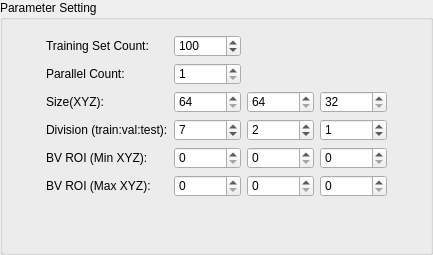
                         <widget class="QGroupBox" name="making_argument_groupBox">
                          <property name="styleSheet">
                           <string notr="true">QGroupBox#making_argument_groupBox
{
	border: 1px solid rgb(70,80,100);
	margin-top: 3.0ex;
}
QGroupBox#making_argument_groupBox::title
{
	subcontrol-origin:margin;
	left: 10px;
}</string>
                          </property>
                          <property name="title">
                           <string>Parameter Setting</string>
                          </property>
                          <layout class="QVBoxLayout" name="verticalLayout_16">
                           <property name="spacing">
                            <number>6</number>
                           </property>
                           <property name="leftMargin">
                            <number>3</number>
                           </property>
                           <property name="topMargin">
                            <number>15</number>
                           </property>
                           <property name="rightMargin">
                            <number>3</number>
                           </property>
                           <property name="bottomMargin">
                            <number>15</number>
                           </property>
                           <item>
                            <layout class="QGridLayout" name="gridLayout_4">
                             <property name="topMargin">
                              <number>0</number>
                             </property>
                             <property name="spacing">
                              <number>6</number>
                             </property>
                             <item row="4" column="4">
                              <widget class="QSpinBox" name="data_y_spinBox">
                               <property name="minimum">
                                <number>64</number>
                               </property>
                               <property name="maximum">
                                <number>300</number>
                               </property>
                              </widget>
                             </item>
                             <item row="4" column="5">
                              <widget class="QSpinBox" name="data_z_spinBox">
                               <property name="minimum">
                                <number>32</number>
                               </property>
                               <property name="maximum">
                                <number>300</number>
                               </property>
                              </widget>
                             </item>
                             <item row="2" column="3">
                              <widget class="QSpinBox" name="dataNums_spinBox">
                               <property name="minimum">
                                <number>20</number>
                               </property>
                               <property name="maximum">
                                <number>999999</number>
                               </property>
                               <property name="value">
                                <number>100</number>
                               </property>
                              </widget>
                             </item>
                             <item row="6" column="1">
                              <widget class="QLabel" name="label_38">
                               <property name="text">
                                <string>BV ROI (Min XYZ):</string>
                               </property>
                              </widget>
                             </item>
                             <item row="5" column="3">
                              <widget class="QDoubleSpinBox" name="train_ratio_doubleSpinBox">
                               <property name="decimals">
                                <number>0</number>
                               </property>
                               <property name="minimum">
                                <double>1.000000000000000</double>
                               </property>
                               <property name="maximum">
                                <double>999999.000000000000000</double>
                               </property>
                               <property name="singleStep">
                                <double>1.000000000000000</double>
                               </property>
                               <property name="value">
                                <double>7.000000000000000</double>
                               </property>
                              </widget>
                             </item>
                             <item row="3" column="1">
                              <widget class="QLabel" name="label_8">
                               <property name="text">
                                <string>Parallel Count:</string>
                               </property>
                              </widget>
                             </item>
                             <item row="3" column="3">
                              <widget class="QSpinBox" name="MNumber_spinBox">
                               <property name="minimum">
                                <number>1</number>
                               </property>
                               <property name="maximum">
                                <number>10</number>
                               </property>
                              </widget>
                             </item>
                             <item row="2" column="6">
                              <spacer name="horizontalSpacer_9">
                               <property name="orientation">
                                <enum>Qt::Horizontal</enum>
                               </property>
                               <property name="sizeHint" stdset="0">
                                <size>
                                 <width>40</width>
                                 <height>20</height>
                                </size>
                               </property>
                              </spacer>
                             </item>
                             <item row="5" column="4">
                              <widget class="QDoubleSpinBox" name="val_ratio_doubleSpinBox">
                               <property name="decimals">
                                <number>0</number>
                               </property>
                               <property name="minimum">
                                <double>1.000000000000000</double>
                               </property>
                               <property name="maximum">
                                <double>999999.000000000000000</double>
                               </property>
                               <property name="singleStep">
                                <double>1.000000000000000</double>
                               </property>
                               <property name="value">
                                <double>2.000000000000000</double>
                               </property>
                              </widget>
                             </item>
                             <item row="5" column="5">
                              <widget class="QDoubleSpinBox" name="test_ratio_doubleSpinBox">
                               <property name="decimals">
                                <number>0</number>
                               </property>
                               <property name="maximum">
                                <double>999999.000000000000000</double>
                               </property>
                               <property name="singleStep">
                                <double>1.000000000000000</double>
                               </property>
                               <property name="value">
                                <double>1.000000000000000</double>
                               </property>
                              </widget>
                             </item>
                             <item row="5" column="1">
                              <widget class="QLabel" name="label_14">
                               <property name="text">
                                <string>Division (train:val:test):</string>
                               </property>
                              </widget>
                             </item>
                             <item row="2" column="1">
                              <widget class="QLabel" name="label">
                               <property name="text">
                                <string>Training Set Count:</string>
                               </property>
                              </widget>
                             </item>
                             <item row="4" column="3">
                              <widget class="QSpinBox" name="data_x_spinBox">
                               <property name="minimum">
                                <number>64</number>
                               </property>
                               <property name="maximum">
                                <number>300</number>
                               </property>
                              </widget>
                             </item>
                             <item row="8" column="3">
                              <spacer name="verticalSpacer">
                               <property name="orientation">
                                <enum>Qt::Vertical</enum>
                               </property>
                               <property name="sizeHint" stdset="0">
                                <size>
                                 <width>20</width>
                                 <height>40</height>
                                </size>
                               </property>
                              </spacer>
                             </item>
                             <item row="2" column="0">
                              <spacer name="horizontalSpacer_8">
                               <property name="orientation">
                                <enum>Qt::Horizontal</enum>
                               </property>
                               <property name="sizeHint" stdset="0">
                                <size>
                                 <width>40</width>
                                 <height>20</height>
                                </size>
                               </property>
                              </spacer>
                             </item>
                             <item row="4" column="1">
                              <widget class="QLabel" name="label_9">
                               <property name="text">
                                <string>Size(XYZ):</string>
                               </property>
                              </widget>
                             </item>
                             <item row="7" column="1">
                              <widget class="QLabel" name="label_39">
                               <property name="text">
                                <string>BV ROI (Max XYZ):</string>
                               </property>
                              </widget>
                             </item>
                             <item row="6" column="3">
                              <widget class="QSpinBox" name="Min_x_spinBox">
                               <property name="maximum">
                                <number>999999</number>
                               </property>
                              </widget>
                             </item>
                             <item row="6" column="4">
                              <widget class="QSpinBox" name="Min_y_spinBox">
                               <property name="maximum">
                                <number>999999</number>
                               </property>
                              </widget>
                             </item>
                             <item row="6" column="5">
                              <widget class="QSpinBox" name="Min_z_spinBox">
                               <property name="maximum">
                                <number>999999</number>
                               </property>
                              </widget>
                             </item>
                             <item row="7" column="3">
                              <widget class="QSpinBox" name="Max_x_spinBox">
                               <property name="maximum">
                                <number>999999</number>
                               </property>
                              </widget>
                             </item>
                             <item row="7" column="4">
                              <widget class="QSpinBox" name="Max_y_spinBox">
                               <property name="maximum">
                                <number>999999</number>
                               </property>
                              </widget>
                             </item>
                             <item row="7" column="5">
                              <widget class="QSpinBox" name="Max_z_spinBox">
                               <property name="maximum">
                                <number>999999</number>
                               </property>
                              </widget>
                             </item>
                            </layout>
                           </item>
                          </layout>
                         </widget>
